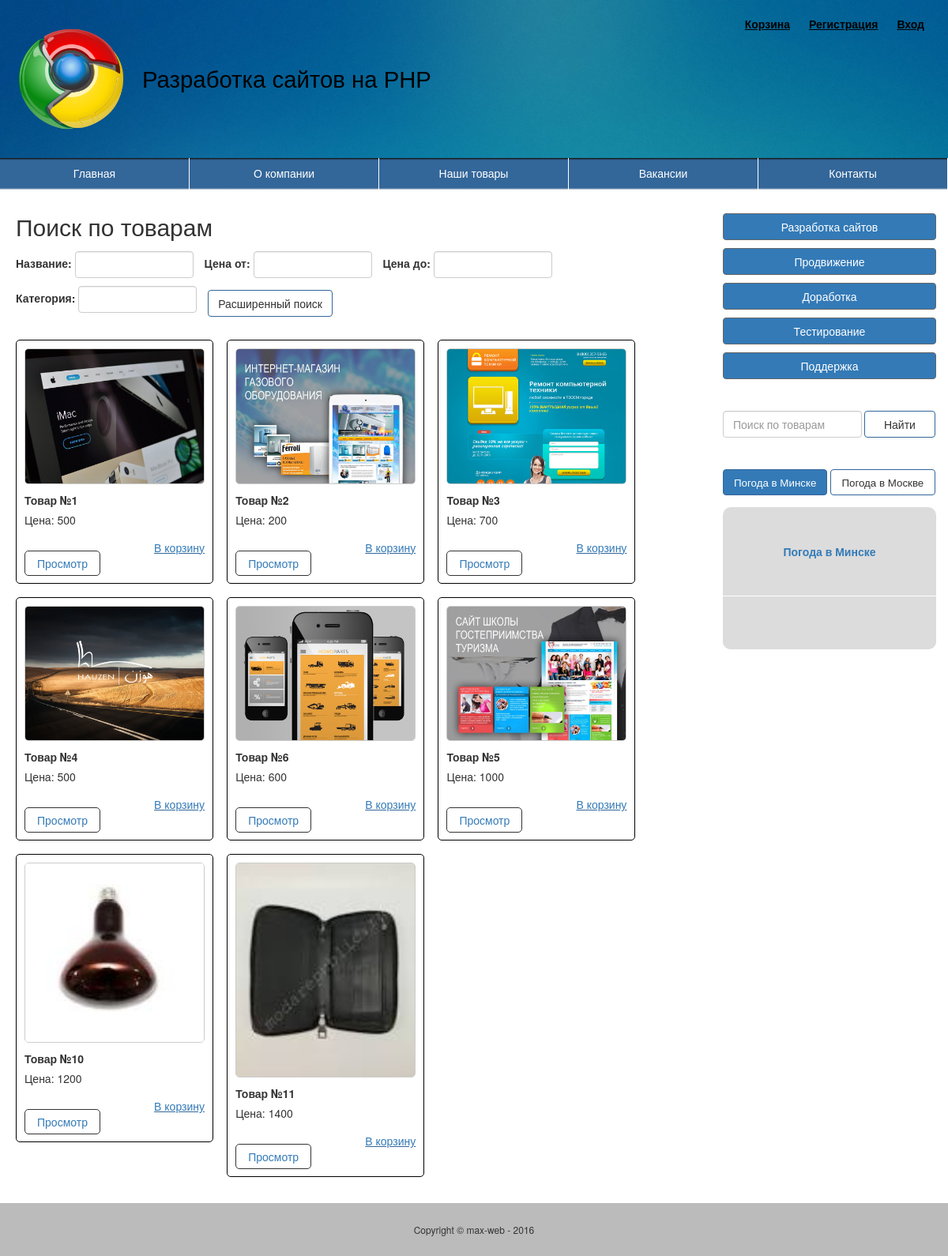
Screenshot of /search.php with the database file from the repository.
### tables this page shows
CREATE TABLE IF NOT EXISTS `products` (
  `id` int(11) NOT NULL AUTO_INCREMENT,
  `name` tinytext NOT NULL,
  `body` text NOT NULL,
  `picture` tinytext NOT NULL,
  `price` tinytext NOT NULL,
  `cat_id` int(11) NOT NULL,
  `vip` int(11) NOT NULL,
  `showhide` enum('show','hide') NOT NULL DEFAULT 'show',
  `product_code` int(11) NOT NULL,
  `user_id` int(11) NOT NULL,
  `putdate` date NOT NULL,
  `api_url` tinytext NOT NULL,
  PRIMARY KEY (`id`)
);

### templates/active_menu.php (called while the page is built, shortened)
<?
	$link=(isset($_GET['url']))?$_GET['url']:'index';
	$query="SELECT * FROM maintexts WHERE url='$link'";
	$res=mysql_query($query);
	$result=mysql_fetch_array($res);
	$fon=$result['fon'];
	$a1='';$a2='';$a3='';$a4='';$a5='';
?>

### templates/works_all.php (the view)
<?
	while ($row=mysql_fetch_array($res)){
		echo "<div class='works'>";
		echo "<img src='/media/uploads/".$row['picture']."'/>";
		echo "<div class='works_name'>".$row['name']."</div>";
		echo "<div class='works_price'>Цена: ".$row['price']."</div>";
		echo "<div class='works_basket'><a href='admin/works/add.php?id=".$row['id']."'>В корзину</a></div>";
		echo "<div class='works_show'><a href='#' class='product' data-id=".$row['id'].">Просмотр</a></div>";
		echo "</div>";
	}
?>

### templates/top.php (shortened to what this page needs)
<?php
	require_once ('templates/active_menu.php');
?>
<!Doctype>
<html>
	<head>
		<link type="text/css" rel="stylesheet" href="media/bootstrap/css/bootstrap.min.css" />
		<link type="text/css" rel="stylesheet" href="media/css/style.css" />
	</head>
	<body>
	<div class="wrapper">
		<div class="header" data-fon="<?=$fon;?>" style="background: url('media/img/<?=$fon;?>.jpg');">
			<a href="/">
				<img src="media/img/logo.png" class="logo" />
			</a>
			<div class="auth">
				<a href="basket.php">Корзина</a>
				<?php if ($_SESSION['id']) { ?>
					<a href="logout.php">Выход</a>
				<?php } else { ?>
					<a href="register.php">Регистрация</a>
					<a href="login.php">Вход</a>
				<?php } ?>
			</div>
			<div class="logotext">
				<h1>Разработка сайтов на PHP</h1>
			</div>
		</div>
		<nav class="topmenu">
			<a <?=$a1;?> href="/" data-url="media/img/fon.jpg" data-title="">Главная</a>
			<a <?=$a2;?> href="index.php?url=about_company" data-url="media/img/fon2.jpg" data-title="О Компании">О компании</a>
			<a <?=$a3;?> href="works.php?url=works" data-url="media/img/fon3.jpg" data-title="Наши товары">Наши товары</a>
			<a <?=$a4;?> href="index.php?url=vacancy" data-url="media/img/fon4.jpg" data-title="Вакансии">Вакансии</a>
			<a <?=$a5;?> href="index.php?url=contacts" data-url="media/img/fon5.jpg" data-title="Контакты">Контакты</a>
		</nav>
		<div class="main">
			<div class="col-md-9">

### search.php (shortened to what this page needs)
<?
	require_once ("templates/top.php");
	if (!$_POST) {
		$name=(isset($_GET['search']))?trim($_GET['search']):'';
		$query="SELECT * FROM products WHERE name like '%".$name."%' LIMIT 50";
		$res=mysql_query($query);
	}
?>
	<h2>Поиск по товарам</h2>
	<div class="content">
<?
	$count=mysql_num_rows($res);
	if ($count>0) {
?>
		<div class="filter">
			<form class="form-inline" action="search.php" method="POST">
			  <div class="form-group">
				<label for="examplename">Название:</label>
				<input name="name" type="text" class="form-control" id="examplename" value="<?=$name;?>">
			  </div>
			  <div class="form-group">
				<label for="exampleprice1">Цена от:</label>
				<input name="price1" type="text" class="form-control" id="exampleprice1" value="<?=$price1;?>">
			  </div>
			   <div class="form-group">
				<label for="exampleprice2">Цена до:</label>
				<input name="price2" type="text" class="form-control" id="exampleprice2" value="<?=$price2;?>">
			  </div>
			  <div class="form-group">
				<label for="examplecategory">Категория:</label>
				<input name="category" type="text" class="form-control" id="examplecategory" value="<?=$category;?>">
			  </div>
			  <button type="submit" class="btn btn-default">Расширенный поиск</button>
			</form>
		</div>
<?
		require ('templates/works_all.php');
	}
	else {
		echo "Ничего не найдено!";
	}
?>
		<br style="clear:both;">
	</div>
<? require_once ("templates/bottom.php"); ?>

### templates/bottom.php (shortened to what this page needs)
			</div>
			<div class="col-md-3">
				<a href="index.php?url=development" class="btn btn-primary btn-block">Разработка сайтов</a>
				<a href="index.php?url=promotion" class="btn btn-primary btn-block">Продвижение</a>
				<a href="index.php?url=rework" class="btn btn-primary btn-block">Доработка</a>
				<a href="index.php?url=testing" class="btn btn-primary btn-block">Тестирование</a>
				<a href="index.php?url=support" class="btn btn-primary btn-block">Поддержка</a>
				<br style="clear:both;">
				<div class="search">
					<form class="form-inline" action="search.php"  method="GET" />
						<input class="form-control" type="search" required name="search" placeholder="Поиск по товарам">
						<input class="btn btn-default" type="submit" value="Найти">
				</div>
				<div class="pogoda_menu">
				  <button type="button" class="btn btn-default btn-primary" data-title="minsk">Погода в Минске</button>
				  <button type="button" class="btn btn-default" data-title="moskva">Погода в Москве</button>
				</div>
				<div class="pogoda" id="minsk">
					<table class="my_table0" width="100%" height="180">
					<tr><td class="my_table1_td1"><a href="http://6.pogoda.by/26850" target="_blank">Погода в Минске</a></td></tr>
					<tr><td>
					<table class="my_table1" width="100%" height="100%"><tr><td>
					</td></tr>
					</table>
					</td></tr>
					</table>
					<br />
				</div>
			</div>
		</div>
	</div>
		<div class="footer">
		Copyright &copy; max-web - 2016
		</div>
	</body>
</html>

### media/css/style.css (style rules this page uses)
html, body { margin: 0; padding: 0; height: 100%; }
h2 { margin-top: 0px; padding: 0 5px 0 5px; }
.wrapper { min-height: 100%; }
.header { height: 200px; }
.logo { float: left; height: 140px; margin: 30px 0 0 20px; }
.logotext { float: left; margin: 85px 0 0 20px; color: #000; }
.logotext h1 { font-family: arial; font-size: 22pt; margin: 0px; }
.auth { float: right; margin: 20px 30px 0 0; }
.auth a { padding-left: 20px; font-weight: bold; color: #000; text-decoration: underline; }
.topmenu { display: -moz -box; display: -webkit -flex; display: flex; width: 100%; text-align: center; margin: 0 auto; background: #336699; background: linear-gradient(to bottom, #111 0%, #336699 7%, #336699 95%, #ddd 100%); }
.topmenu a { height: 40px; display: block; -moz -box -flex: 1; -webkit -flex: 1; flex: 1; padding: 10px; font-family: arial; text-align: center; text-decoration: none; color: white; border-right: white solid 1px; }
.main { margin-top: 30px; padding-bottom: 107px; }
.content { padding: 5px 5px 15px 5px; }
.footer { padding-top: 25px; padding-bottom: 25px; background: #bbbbbb; text-align: center; font-size: 12px; margin-top: 0px; position: relative; margin-top: -67px; height: 67px; clear:both; }
.my_table0 { margin: 5px 0 20px 0; background: #dcdcdc; font-size: 14px; border-radius: 10px; }
.my_table1 { background: #dcdcdc; font-size: 14px; border-radius: 10px; margin: 10px 0 10px 0; }
.my_table1 td { padding-left: 7px; }
.my_table1_td1 { text-align: center; font-weight: bold; padding: 7px 0 7px 0; border-bottom: #fff solid 1px; }
.btn-primary { margin-bottom: 10px; border: 1px solid #666; }
.btn-default { margin-bottom: 10px; border: 1px solid #336699; }
.content form { padding: 20px 0 40px 0; }
.works { float: left; width: 31%; min-width: 200px; max-width: 250px; border: 1px solid #000; border-radius: 5px; margin: 0 2% 2% 0%; padding: 10px; }
.works img { width: 100%; border: 1px solid #ccc; border-radius: 5px; }
.works_name { font-weight: bold; padding-top: 10px; }
.works_price { padding-top: 5px; }
.works_basket { padding-top: 15px; text-align: right; color: #336699; text-decoration: underline; }
.works_show { margin-bottom: 5px; }
.pogoda_menu { margin-top: 10px; width: 100%; }
.pogoda_menu button { width: 49%; font-size: 10pt; white-space: normal; }
.product { padding: 5px 15px; border: 1px solid #333; border-radius: 5px; }
.search { margin: 10px 0 40px 0; }
.search .form-control { width: 65%; }
.search .btn-default { margin-bottom: 0px; width: 33%; }
.filter form { padding: 0 0 10px 0; }
.filter .form-group { margin-right: 10px; margin-bottom: 10px; }
.filter .btn-default { margin-bottom: 0px; }
.filter .form-control { width: 150px; }

### rows the page displays
products: picture (picture), name "Товар №1", price "500"
products: picture (picture), name "Товар №2", price "200"
products: picture (picture), name "Товар №3", price "700"
products: picture (picture), name "Товар №4", price "500"
products: picture (picture), name "Товар №6", price "600"
products: picture (picture), name "Товар №5", price "1000"
products: picture (picture), name "Товар №10", price "1200"
products: picture (picture), name "Товар №11", price "1400"
